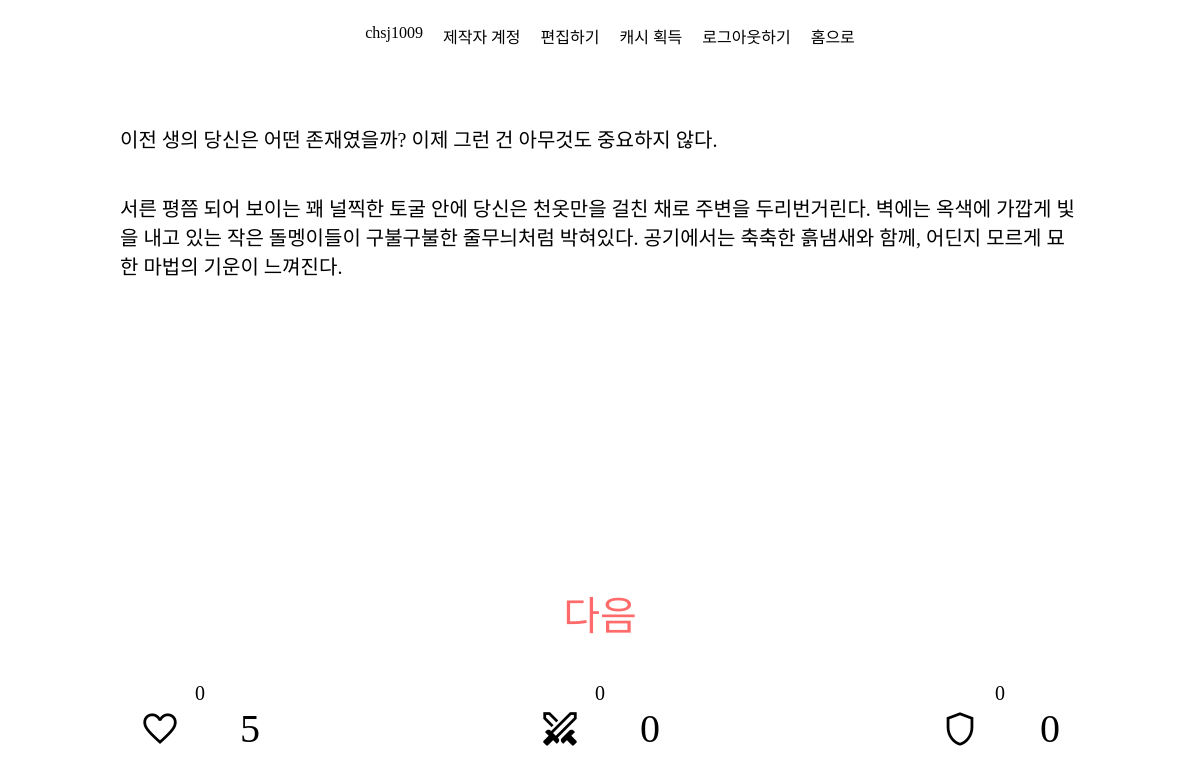
Screenshot of /game/beginning_1 (signed in) with the database file from the repository.
### game/models.py (models this page shows, shortened)
class Storyboard(models.Model):
    storyboard_name = models.CharField(verbose_name='STORYBOARD_NAME', max_length=100, default="")
    content = models.TextField()
    choice_attack = models.CharField(max_length=100, default='')
    choice_defence = models.CharField(max_length=100, default='')
    brave = models.IntegerField(default=0)
    wisdom = models.IntegerField(default=0)
    damage = models.IntegerField(default=0)

class UserStatus(models.Model) :
    user = models.ForeignKey(get_user_model(), on_delete=models.CASCADE, related_name='userStatic')
    hp = models.IntegerField(default=5)
    brave = models.IntegerField(default=0)
    wisdom = models.IntegerField(default=0)
    savepoint = models.CharField(default='beginning_0', max_length=100)

### game/views.py (the view)
# urls.py: path('', include('game.urls')),
@login_required(login_url='/login')
def game(request, storyboardname) :
    lenboard = Storyboard.objects.filter(storyboard_name=storyboardname)
    if len(lenboard) == 0 :
        messages.error(request, '선택지에 해당하는 스토리보드가 존재하지 않습니다. 홈으로 돌아왔습니다.')
        return redirect('game:home')
    else :
        storyboard = Storyboard.objects.get(storyboard_name=storyboardname)
        localstoryboardbrave = storyboard.brave
        localstoryboardwisdom = storyboard.wisdom
        localdamage = storyboard.damage
        savepoint = storyboard.storyboard_name
        user = request.user
        originaluserstatus = UserStatus.objects.get(user=user)
        localbrave = originaluserstatus.brave
        localwisdom = originaluserstatus.wisdom
        localhp=originaluserstatus.hp
        usersavepoint = originaluserstatus.savepoint
        if usersavepoint != storyboardname :
            userstatuscalculate = UserStatus.objects.filter(user=user).update(
                brave = localbrave+localstoryboardbrave,
                wisdom = localwisdom+localstoryboardwisdom,
                hp = localhp-localdamage,
                savepoint=savepoint
            )
        resultUserStatus = UserStatus.objects.get(user=user)
        resulthp = resultUserStatus.hp
        if resulthp <= 0:
            return redirect('game:result')
        return render(request, "game/game.html", {"storyboard" : storyboard, "userstatus" : resultUserStatus})

### game/templates/game/game.html (shortened to what this page needs)
{% extends 'game/base.html' %}{% load static %}
{% block css %}
<link rel="stylesheet" type="text/css" href="{% static 'game/game.css' %}">
{% endblock css %}
{% block content %}
    <div class="content">
       <p>{{ storyboard.content | linebreaks }}</p>
    </div>
    {% if storyboard.choice_attack != storyboard.choice_defence %}
        <div class="buttonContainer">
            <div class="attackButton">
                <a id="attackButton" href="{% url 'game:game' storyboard.choice_attack %}">공격</a>
            </div>
            <div class="defenceButton">
                <a id="defenceButton" href="{% url 'game:game' storyboard.choice_defence %}">수비</a>
            </div>
        </div>
    {% else %}
    <div class="buttonContainer">
        <div class="attackButton">
            <a id="attackButton" href="{% url 'game:game' storyboard.choice_attack %}">다음</a>
        </div>
    </div>
    {% endif %}
    <nav class="eventContainer">
        <div id="damage">{{ storyboard.damage }}</div>
        <div id="attainedBrave">{{ storyboard.brave }}</div>
        <div id="attainedWisdom">{{ storyboard.wisdom }}</div>
    </nav>
    <nav class="statusContainer">
        <div id="hp">
            <span class="material-symbols-outlined" style="font-size: 40px;">
            </span>
            {{ userstatus.hp }}
        </div>
        <div id="brave">
            <span class="material-symbols-outlined" style="font-size: 40px;">
            </span>
            {{ userstatus.brave }}
        </div>
        <div id="wisdom">
            <span class="material-symbols-outlined" style="font-size: 40px;">
            </span>
            {{ userstatus.wisdom }}
        </div>
    </nav>
{% endblock content%}

### game/templates/game/base.html (shortened to what this page needs)
<!DOCTYPE html>
<html lang="en">
<head>
    {% load static %}
    {% block css %}
    {% endblock css %}
    <link rel="stylesheet" type="text/css" href="{% static 'game/base.css' %}">
</head>
<body>
    <nav id="topMenu">
        <ul class="topMenuContainer">
            {% if user.is_authenticated %}
            <li class="topMenuItem" id="username">{{user.username}}</li>
                {% if user.is_superuser %}
                <li class="topMenuItem" id="superuserAlert">제작자 계정</li>
                <li><a class="topMenuItem" id="list" href="{% url 'game:list' %}">편집하기</a></li>
                <li><a class="topMenuItem" id="cashGain" href="{% url 'shopping:cash' %}">캐시 획득</a></li>
                {% endif %}
            <li><a class="topMenuItem" id="logout" href="{% url 'game:logout' %}">로그아웃하기</a></li>
            {% else %}
            <li><a class="topMenuItem" id="login" href="{% url 'game:login' %}">로그인하기</a></li>
            <li><a class="topMenuItem" id="signup" href="{% url 'game:signup' %}">회원가입하기<a></a></li>
            {% endif %}
            <li><a class="topMenuItem" id="toHome" href="{% url 'game:home' %}">홈으로</a></li>
        </ul>
    </nav>
    {% block content %} {% endblock content %}
</body>
</html>

### game/static/game/game.css (style rules this page uses)
.content { display: flex; align-items:baseline; flex-direction: column; overflow: auto; width:80vw; height:60vh; text-align:left; font-size: 20px; }
.statusContainer { display: flex; justify-content: space-around; flex-wrap: wrap; width: 100%; margin-bottom:5vh; }
.statusContainer div { font-size: 40px; display: flex; justify-content: space-around; width: 15vw; align-items: center; text-align: center; }
.eventContainer { display: flex; justify-content: space-around; bottom:5vh; flex-wrap: wrap; width: 100%; }
.eventContainer div { margin-top : 5vh; font-size: 20px; }
.buttonContainer { display: flex; justify-content: space-around; width: 70vw; margin-top : 5vh; }
.buttonContainer a { text-decoration: none; font-size: 5vh; }
.buttonContainer #attackButton { color : #FF6B6B; }
.buttonContainer #attackButton::after { color: #FF6B6B; }

### game/static/game/base.css (style rules this page uses)
li { list-style-type: none; float: left; margin-right: 20px; }
li a { text-decoration: none; color: black; }
#topMenu { background-color: white; top: 0; display: flex; width: 100%; justify-content: center; }
body { display: flex; flex-direction: column; align-items: center; justify-content: center; height: 100%; margin: 0; }
html { height:100%; }

### rows the page displays
Storyboard: content "이전 생의 당신은 어떤 존재였을까? 이제 그런 건 아무것도 중요하지 않다. 서른 평쯤 되어 보이는 꽤 널찍한 토굴 안에 당신은 천옷만을 걸친 채로 주변을 두리번거린다. 벽에는 옥색에 가깝게 빛을 내고 있는 작은 돌멩이들이 구불구불한 줄무늬처럼 박혀있다. 공기에서는 축축한 흙냄새와 함께, 어딘지 모르게 묘한 마법의 기운이 느껴진다.", damage "0", brave "0", wisdom "0"
UserStatus: hp "5", brave "0", wisdom "0"

### other values shown
{{ user.username }} "chsj1009"
